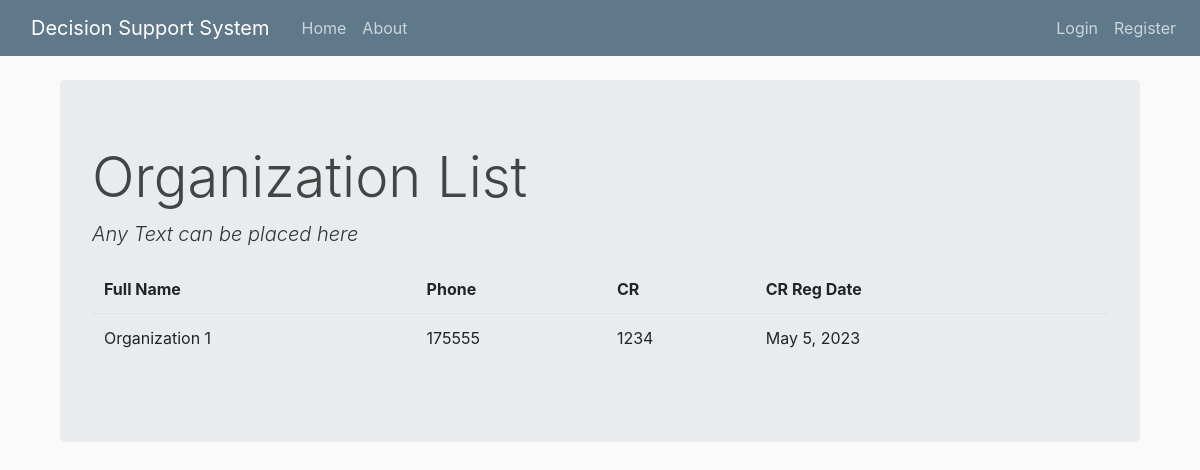
Page /organization/list/ on the committed database.
### app/models.py (models this page shows, shortened)
class Organization(models.Model):
    cr = models.CharField(_("CR No"), max_length=50, blank=True)
    cr_reg_date = models.DateField(_("Registration Date"), auto_now=False, auto_now_add=False)
    full_en_name = models.CharField(_("Commercial Eng Name"), max_length=250, blank=True)
    license_no = models.CharField(_("License No"), max_length=50, blank=True)
    flat_no = models.IntegerField(_("Flat No"), default=0)
    building_no = models.IntegerField(_("Building No"), default=0)
    road_no = models.IntegerField(_("Road No"), default=0)
    area = models.CharField(_("Area"), max_length=50, blank=True)
    contact1 = models.CharField(_("Phone"), max_length=50, blank=True)
    contact2 = models.CharField(_("Fax"), max_length=50, blank=True)
    email = models.EmailField(_("Email"), max_length=254, blank=True)
    applicant_id = models.ForeignKey(Applicant, verbose_name=_(""), on_delete=models.CASCADE, blank=True)
    user_id = models.ForeignKey(User, verbose_name=_(""), on_delete=models.CASCADE, blank=True)

### app/views.py (the view)
# urls.py: path('organization/list/',views.organization_list,name='organization_list'),
def organization_list(request):
    context = {'organization_list': Organization.objects.all()}
    return render(request, "app/organization_list.html", context)

### app/templates/app/organization_list.html (shortened to what this page needs)
{% extends "app/base.html" %}
{% block content %}
<h1 class="display-4">Organization List</h1>
<p class="lead font-italic">Any Text can be placed here</p>
<table class="table table-borderless">
    <thead class="border-bottom font-weight-bold">
        <tr>
            <td>Full Name</td>
            <td>Phone</td>
            <td>CR</td>
            <td>CR Reg Date</td>
            <td>
            </td>
        </tr>
    </thead>
    <tbody>
        {% for organization in organization_list %}
            <tr>
                <td>{{organization.full_en_name}}</td>
                <td>{{organization.contact1}}</td>
                <td>{{organization.cr}}</td>
                <td>{{organization.cr_reg_date}}</td>
                <td>
                </td>
            </tr>
        {% endfor %}
    </tbody>
</table>
{% endblock content %}

### app/static/app/main.css (style rules this page uses)
body { background: #fafafa; color: #333333; margin-top: 5rem; }
h1, h2, h3, h4, h5, h6 { color: #444444; }

### rows in the picture
Organization: full_en_name "Organization 1", contact1 "175555", cr "1234", cr_reg_date "May 5, 2023"
